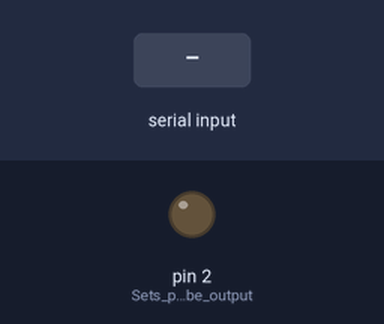
Simulated run of this sketch. Board: Arduino Uno, built with avr-gcc and run on an emulated ATmega328P. Parts: output pins drawn as LEDs (lit = HIGH). The inputs (shaded band) are chosen by the test bench.

Above: at 1.2 s.
1.3 s: "1" received over Serial
Timing chart, 0 to 4.3 s (numbered marks = the images above; inputs shaded):
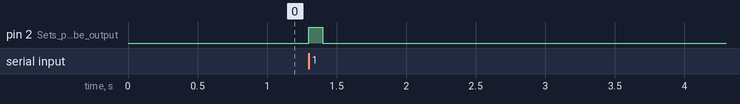

The sketch:

Serial.ino
```cpp
#include <SoftwareSerial.h>

//#include "USBSerial_main.h"

int incomingByte = 0; int pin = 2;

void setup() {
  // put your setup code here, to run once:
  Serial.begin(9600); //Starts the serial connection

  pinMode(2, OUTPUT); //Sets pin 2 to be output

}

void loop() {
  // put your main code here, to run repeatedly:
  if (Serial.available() > 0) {

    Serial.read(); // Removes the message from the serial cache

    digitalWrite(2, true); //Enables the led on pin 2

    delay(100); //Waits 100 ms

    digitalWrite(2, false); //Disables the led on pin 2

  }

}
```

Measured:
- after the input at 1.3 s, pin 2 (Sets_pin_2_to_be_output): LOW → HIGH at once, → LOW 0.10 s later
